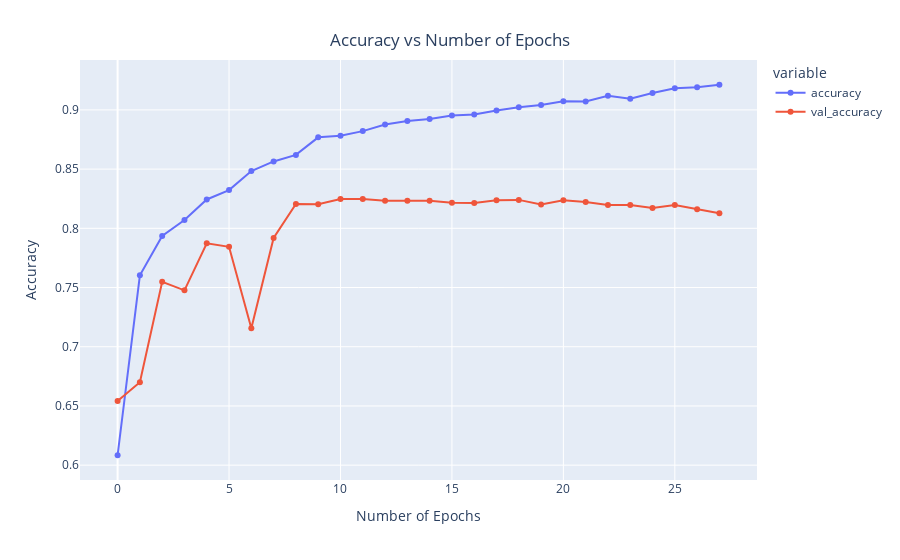

This figure's notebook cell:
### Code cell
x = px.line(data_frame= history , y= ["accuracy" , "val_accuracy"] ,markers = True )
x.update_xaxes(title="Number of Epochs")
x.update_yaxes(title = "Accuracy")
x.update_layout(showlegend = True,
    title = {
        'text': 'Accuracy vs Number of Epochs',
        'y':0.94,
        'x':0.5,
        'xanchor': 'center',
        'yanchor': 'top'})
x.show()

### Figure 1 — Plotly figure (JSON) as saved in the notebook; plotly's stock layout.template omitted (floating-point values rounded to 4 significant figures)
{"data": [{"hovertemplate": "variable=accuracy<br>index=%{x}<br>value=%{y}<extra></extra>", "legendgroup": "accuracy", "line": {"color": "#636efa", "dash": "solid"}, "marker": {"symbol": "circle"}, "mode": "lines+markers", "name": "accuracy", "orientation": "v", "showlegend": true, "x": [0, 1, 2, 3, 4, 5, 6, 7, 8, 9, 10, 11, 12, 13, 14, 15, 16, 17, 18, 19, 20, 21, 22, 23, 24, 25, 26, 27], "xaxis": "x", "y": [0.6084, 0.7603, 0.7935, 0.807, 0.8244, 0.8323, 0.8483, 0.8565, 0.862, 0.8768, 0.8781, 0.8821, 0.8876, 0.8906, 0.8923, 0.8952, 0.896, 0.8996, 0.9021, 0.9042, 0.9072, 0.9071, 0.9119, 0.9094, 0.9143, 0.9183, 0.9191, 0.9212], "yaxis": "y", "type": "scatter"}, {"hovertemplate": "variable=val_accuracy<br>index=%{x}<br>value=%{y}<extra></extra>", "legendgroup": "val_accuracy", "line": {"color": "#EF553B", "dash": "solid"}, "marker": {"symbol": "circle"}, "mode": "lines+markers", "name": "val_accuracy", "orientation": "v", "showlegend": true, "x": [0, 1, 2, 3, 4, 5, 6, 7, 8, 9, 10, 11, 12, 13, 14, 15, 16, 17, 18, 19, 20, 21, 22, 23, 24, 25, 26, 27], "xaxis": "x", "y": [0.6541, 0.67, 0.7548, 0.7476, 0.7874, 0.7844, 0.7155, 0.7919, 0.8206, 0.8204, 0.8247, 0.8247, 0.8233, 0.8233, 0.8232, 0.8216, 0.8214, 0.8237, 0.824, 0.8202, 0.8236, 0.8221, 0.8196, 0.8196, 0.8171, 0.8196, 0.8162, 0.8127], "yaxis": "y", "type": "scatter"}], "layout": {"xaxis": {"anchor": "y", "domain": [0.0, 1.0], "title": {"text": "Number of Epochs"}}, "yaxis": {"anchor": "x", "domain": [0.0, 1.0], "title": {"text": "Accuracy"}}, "legend": {"title": {"text": "variable"}, "tracegroupgap": 0}, "margin": {"t": 60}, "title": {"text": "Accuracy vs Number of Epochs", "y": 0.94, "x": 0.5, "xanchor": "center", "yanchor": "top"}, "showlegend": true}}
